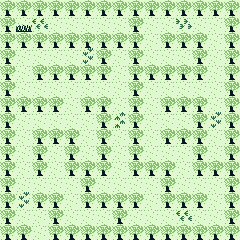

The image is a tile-based game level rendered from a .tmx file. Its description and complete source (layers, tilesets, objects, tile grids) follow:
An orthogonal 15x15 tile map with 16x16 px tiles, 2 tile layers (Kachelebene 1, Kachelebene 2).

<map version="1.10" tiledversion="1.11.1" orientation="orthogonal" renderorder="right-down" width="15" height="15" tilewidth="16" tileheight="16" infinite="0" nextlayerid="3" nextobjectid="1">
 <tileset firstgid="1" source="overworld.tsx" />
 <layer id="1" name="Kachelebene 1" width="15" height="15">
  <data encoding="csv">
4,4,4,4,4,4,4,4,4,4,4,4,4,4,4,
4,4,4,4,4,4,4,4,4,4,4,4,4,4,4,
4,4,4,4,4,4,4,4,4,4,4,4,4,4,4,
4,4,4,4,4,4,4,4,4,4,4,4,4,4,4,
4,4,4,4,4,4,4,4,4,4,4,4,4,4,4,
4,4,4,4,4,4,4,4,4,4,4,4,4,4,4,
4,4,4,4,4,4,4,4,4,4,4,4,4,4,4,
4,4,4,4,4,4,4,4,4,4,4,4,4,4,4,
4,4,4,4,4,4,4,4,4,4,4,4,4,4,4,
4,4,4,4,4,4,4,4,4,4,4,4,4,4,4,
4,4,4,4,4,4,4,4,4,4,4,4,4,4,4,
4,4,4,4,4,4,4,4,4,4,4,4,4,4,4,
4,4,4,4,4,4,4,4,4,4,4,4,4,4,4,
4,4,4,4,4,4,4,4,4,4,4,4,4,4,4,
4,4,4,4,4,4,4,4,4,4,4,4,4,4,4
</data>
 </layer>
 <layer id="2" name="Kachelebene 2" width="15" height="15">
  <data encoding="csv">
33,33,33,33,33,33,33,33,33,33,33,33,33,33,33,
33,36,2684354595,0,0,0,0,0,33,0,0,1610612771,0,0,33,
33,33,33,33,33,33,33,33,33,0,33,33,33,0,33,
33,0,0,0,0,35,33,0,33,0,0,0,33,0,33,
33,0,33,33,33,33,33,0,33,33,33,33,33,0,33,
33,0,0,0,0,0,0,0,33,0,0,0,0,0,33,
33,33,33,33,0,33,33,0,33,0,33,33,33,0,33,
33,0,0,0,0,0,33,3221225507,33,0,0,0,33,35,33,
33,0,33,33,33,0,33,0,33,0,33,33,33,0,33,
33,0,33,0,33,0,33,0,33,0,0,0,33,0,33,
33,0,33,0,33,33,33,0,33,33,33,0,33,33,33,
33,0,0,0,0,33,0,0,0,0,33,0,0,0,33,
33,35,33,33,0,33,33,33,33,0,33,33,33,0,33,
33,0,0,33,0,0,0,33,0,0,0,2684354595,0,0,33,
33,33,0,33,33,33,33,33,33,33,33,33,33,33,33
</data>
 </layer>
</map>
